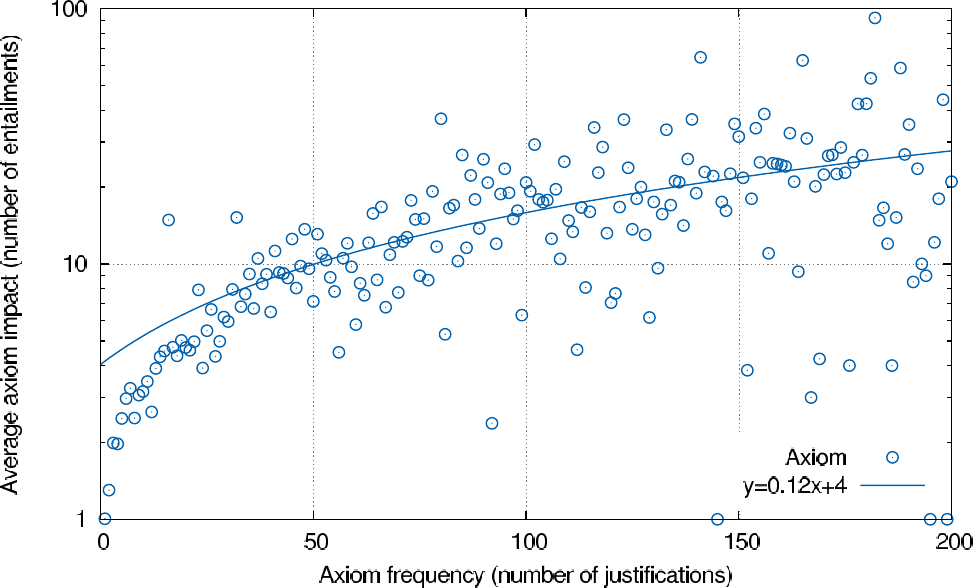

The script that saved this image:

set size ratio 0.6
set terminal postscript enhanced color font small_font
set output 'arityimpact.tmp.eps'

set xlabel "Axiom frequency (number of justifications)" textcolor rgb text_color font small_font
set ylabel "Average axiom impact (number of entailments)" textcolor rgb text_color font small_font

set key inside bottom right vertical noreverse autotitles nobox height 1
set key spacing 2

set ytics font small_font
set xtics font small_font

set log y
set xrange [0:200]
set datafile separator ","

f(x) = m*x+c
fit f(x) 'arityimpact-subtotals.csv' using 1:2 via m, c

plot "arityimpact-subtotals.csv" using 1:2 ls 1 title "Axiom", f(x) ls 1 title "y=0.12x+4"